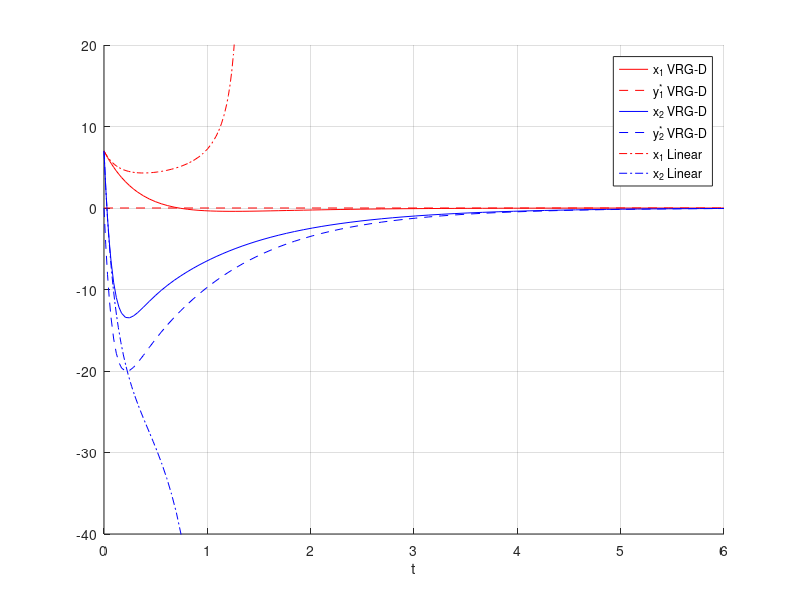

Source code (MATLAB):
%% Example 2
%  dynamical system: dx1/dt=2x1+x2+u, dx2/dt=x1+x1^2-x1^3-x2
%
function main
%% virtual linear system and LQR control design
% A=[2,1; 1,-1]; B=[1; 0]; [K,S,e]=lqr(A,B,eye(2),1);
K=[5, 1.5]; T=6;
% set-point
x1r=0; x2r=x1r+x1r^2-x1r^3; ur=-(2*x1r+x2r); xr=[x1r; x2r];
% simulate linear controller with VRG
x0=[7; 7; 0];
[t1,x1]=ode45(@(t,x)CL_VRG(t,x,xr,ur,K),[0,T],x0);
% simulate linear controller
x0=[7; 7]; 
[t2,x2]=ode45(@(t,x)CL_LINEAR(t,x,xr,ur,K),[0,T],x0);
save('example2.mat','t1','x1','t2','x2');

% load('example2.mat');
figure(1); hold on
plot(t1,x1(:,1),'r'); 
plot([0,6],[0,0],'r--'); 
plot(t1,x1(:,2),'b');
plot(t1,x1(:,3),'b--');
plot(t2,x2(:,1),'r-.'); 
plot(t2,x2(:,2),'b-.'); 
xlim([0,6]);
ylim([-40,20]);
legend('x_1 VRG-D','y_1^* VRG-D','x_2 VRG-D','y_2^* VRG-D','x_1 Linear','x_2 Linear');
xlabel('t'); 
set(gca,'fontsize',10);
grid on

savefig('example2.fig')
end

% Linear controller
function dx=CL_LINEAR(t,x,xr,ur,K)
x1=x(1); x2=x(2);
u=ur-K*(x-xr);
dx=[2*x1+x2+u; x1+x1^2-x1^3-x2];
end

% Linear controller with VRG
function dx=CL_VRG(t,x,xr,ur,K)
x1=x(1); x2=x(2); x2s=x(3); x1r=xr(1); x2r=xr(2);
mu=ur+x2r-x2s; xs=[x1r; x2s];
u=mu-K*(x(1:2)-xs);
dx=[2*x1+x2+u; x1+x1^2-x1^3-x2; x1r+x1^2-x1^3-x2s];
end

